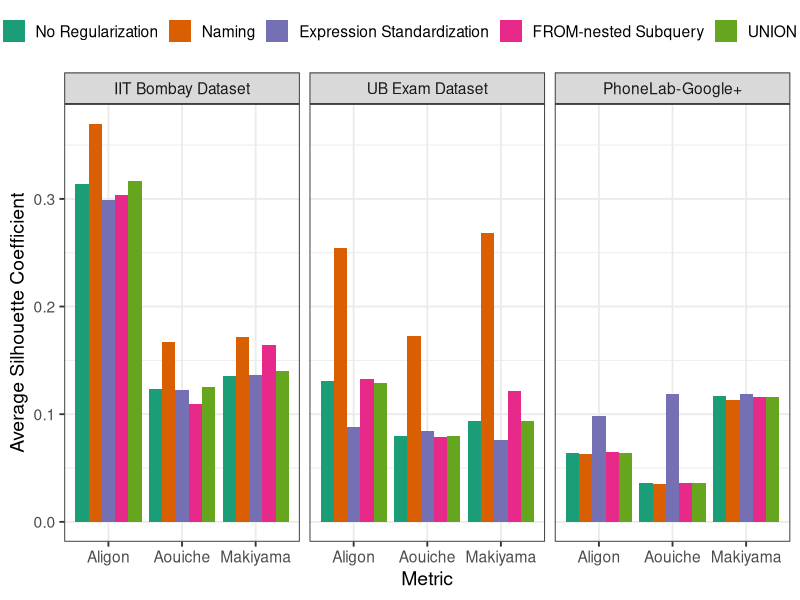

This figure's R source: (Note: this script raises an error after producing the figure.)
# set working directory
#setwd("~/Downloads/EttuBench")

# load supporting libraries
library(ggplot2)

comparison <- read.csv(file = "./data/modules.csv")
comparison$Regularization <- factor(comparison$Regularization, 
                                    levels = c("No Regularization",
                                               "Naming",
                                               "Expression Standardization",
                                               "FROM-nested Subquery",
                                               "UNION Pull-out"))
comparison$Dataset <- factor(comparison$Dataset, 
                             levels = c("IIT Bombay Dataset", "UB Exam Dataset",
                                        "PhoneLab-Google+"))

# individual module analysis
ggplot(data = comparison, aes(x = Metric, y = Silhouette, fill=Regularization)) + 
  geom_bar(position="dodge", stat="identity") + facet_grid(~ Dataset) + 
  ylab("Average Silhouette Coefficient") + xlab("Metric") + 
  theme_bw(base_size = 14) + theme(legend.position = "top", legend.title = element_blank()) + 
  scale_fill_brewer(palette = "Dark2") +
  ggsave(file = "./figure/module.pdf")